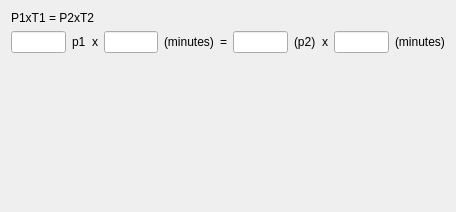
<?xml version="1.0" encoding="UTF-8"?>
<ui version="4.0">
 <class>CPage</class>
 <widget class="QWidget" name="CPage">
  <property name="geometry">
   <rect>
    <x>0</x>
    <y>0</y>
    <width>456</width>
    <height>212</height>
   </rect>
  </property>
  <property name="windowTitle">
   <string>Title</string>
  </property>
  <layout class="QVBoxLayout" name="verticalLayout">
   <item>
    <widget class="QLabel" name="label">
     <property name="text">
      <string>P1xT1 = P2xT2</string>
     </property>
    </widget>
   </item>
   <item>
    <layout class="QHBoxLayout" name="horizontalLayout">
     <item>
      <widget class="QLineEdit" name="p1"/>
     </item>
     <item>
      <widget class="QLabel" name="p1Label">
       <property name="text">
        <string>p1</string>
       </property>
      </widget>
     </item>
     <item>
      <widget class="QLabel" name="label_2">
       <property name="text">
        <string>x</string>
       </property>
      </widget>
     </item>
     <item>
      <widget class="QLineEdit" name="t1"/>
     </item>
     <item>
      <widget class="QLabel" name="t1Label">
       <property name="text">
        <string>(minutes)</string>
       </property>
      </widget>
     </item>
     <item>
      <widget class="QLabel" name="label_3">
       <property name="text">
        <string>=</string>
       </property>
      </widget>
     </item>
     <item>
      <widget class="QLineEdit" name="p2"/>
     </item>
     <item>
      <widget class="QLabel" name="p2Label">
       <property name="text">
        <string>(p2)</string>
       </property>
      </widget>
     </item>
     <item>
      <widget class="QLabel" name="label_4">
       <property name="text">
        <string>x</string>
       </property>
      </widget>
     </item>
     <item>
      <widget class="QLineEdit" name="t2"/>
     </item>
     <item>
      <widget class="QLabel" name="t2Label">
       <property name="text">
        <string>(minutes)</string>
       </property>
      </widget>
     </item>
    </layout>
   </item>
   <item>
    <spacer name="verticalSpacer">
     <property name="orientation">
      <enum>Qt::Orientation::Vertical</enum>
     </property>
     <property name="sizeHint" stdset="0">
      <size>
       <width>20</width>
       <height>139</height>
      </size>
     </property>
    </spacer>
   </item>
  </layout>
  <action name="actionExit">
   <property name="text">
    <string>Exit</string>
   </property>
   <property name="iconText">
    <string>E&amp;xit</string>
   </property>
   <property name="shortcut">
    <string>Alt+F4</string>
   </property>
  </action>
 </widget>
 <resources/>
 <connections/>
</ui>
